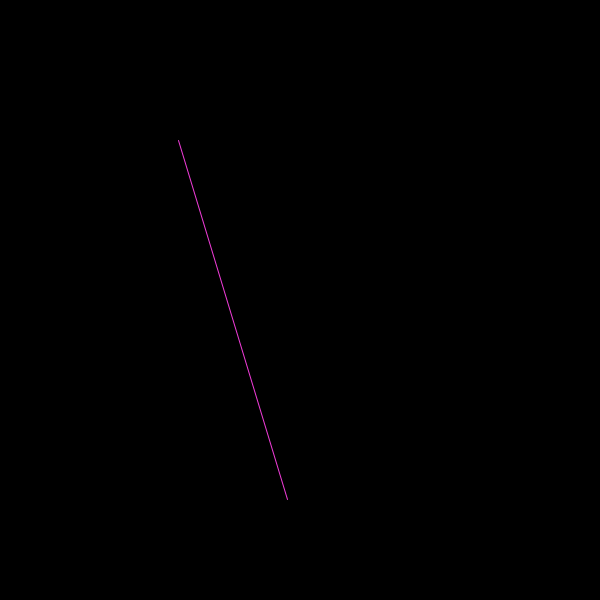
Frame 1 (no input)
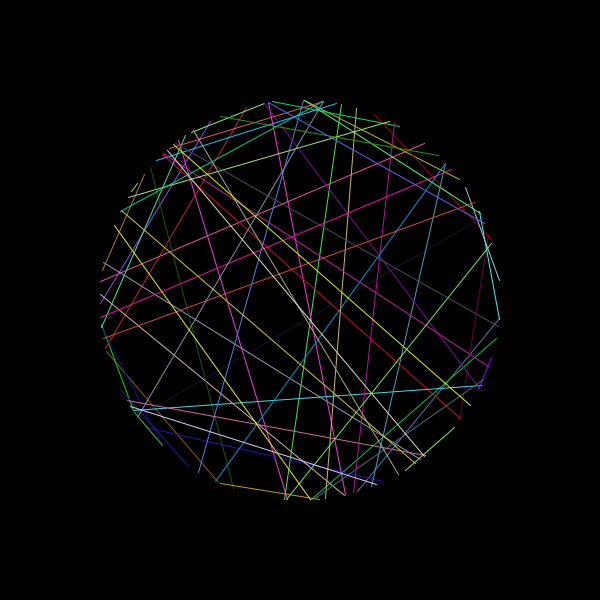
Frame 60 (the mouse pressed at the canvas centre just before this capture)
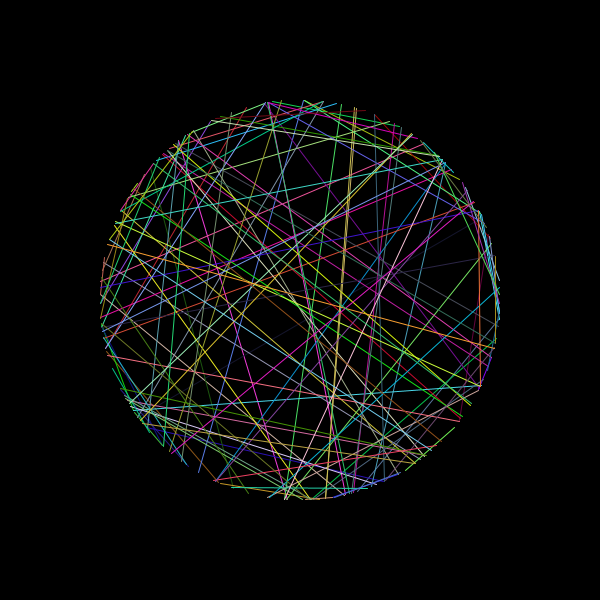
Frame 120 (the mouse held since frame 60 and released just before this capture)

The Processing sketch that drew these frames (run headless with seeded random() and noise(); from frame 60 on, the mouse is pressed at the canvas centre):

// Processing sketch: processing_69990
// ── processing_69990.pde

int rad = 200;
int ballSize = 20;

void setup() {
  size(600, 600);
  smooth();
  background(0);
}

void draw() {

  translate(width/2, height/2);

//  for ( int inc=0; inc < 360; inc +=10) {
    //we use the increment to add to the angle
    //every frame it will be incremented by 10
    float angle = radians(random(360)); //converting radians to degrees
    float x = cos(angle) * rad;
    float y = sin (angle) * rad;
 
//    for ( int inc1=0; inc1 < 360; inc1 +=10) {
    float angle1 = radians(random(360)); 
    float x1 = cos(angle1) * rad;
    float y1 = sin (angle1) * rad;
      
    noStroke();

    stroke(random(255), random(255), random(255));
    line(x,y, x1,y1) ;
      }
